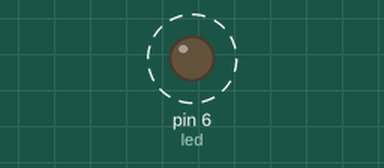
Simulated run of this sketch. Board: Arduino Uno, built with avr-gcc and run on an emulated ATmega328P. Shown: output pins drawn as LEDs (lit = HIGH). Dashed ring = blinking.

Above: at 0.05 s.
Timing chart, 0 to 3.0 s (numbered marks = the images above):
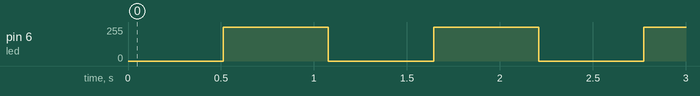

Measured:
- by itself, pin 6 (led): alternates 255/255 for 0.56 s and 0/255 for 0.56 s

The sketch:

Breathing.ino
```cpp
/*
 * @author Timothy Do
 * Breathing.ino: A program to control leds with a breathing storbing effect
 * Required Components
 * 1 Arduino Uno
 * 1 Breadboard
 * 1 Led
 * 1 100 Ω Resistor
 * 3 Jumper Wires
*/

//connect positve to pin 6, negative to ground
int led = 6;
void setup() {
  pinMode(led, OUTPUT);
}

void loop() {
  dim();
  delay(50);
  brighten();
  delay(50);
}

void dim() {
  for (int i = 0; i <= 255; i++) {
    analogWrite(led, i);
    delay(2);
  }
}

void brighten() {
  for (int i = 255; i >= 0; i--) {
    analogWrite(led, i);
    delay(2);
  }
}
```
